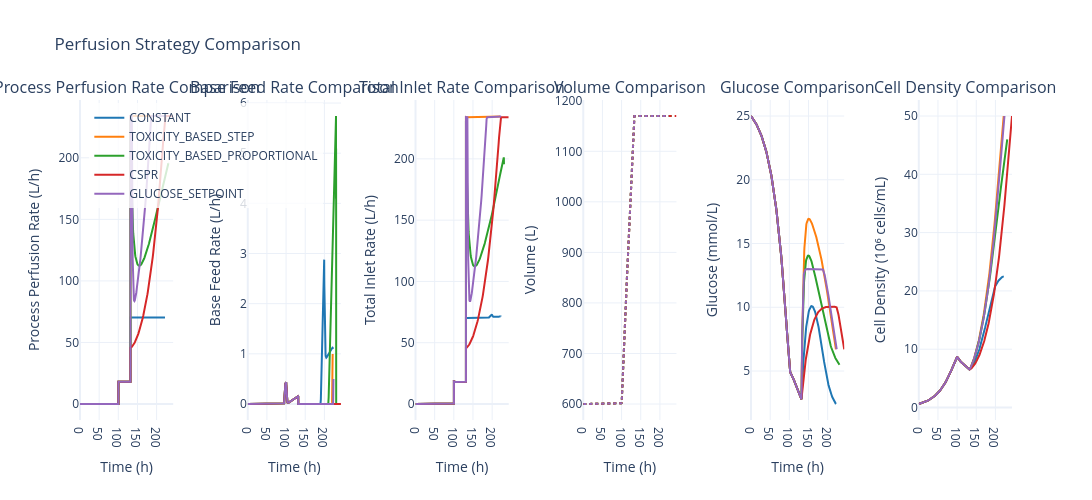

Here is the notebook cell this chart was saved with:
### Markdown cell above
## 8. Feed rates and glucose concentration visualizations

### Code cell
# Comparison plot: perfusion profiles and glucose concentration across all perfusion strategies
import copy
import plotly.graph_objects as go
from plotly.subplots import make_subplots
from animakinetica.analysis.batch_visualization import (
    plot_batch_volume_feed,
    plot_batch_biomass_metabolites,
)

# Use same simulation setup for fair comparison
perfusion_strategies_compare = [
    PerfusionStrategy.CONSTANT,
    PerfusionStrategy.TOXICITY_BASED_STEP,
    PerfusionStrategy.TOXICITY_BASED_PROPORTIONAL,
    PerfusionStrategy.CSPR,
    PerfusionStrategy.GLUCOSE_SETPOINT,
]

color_map = {
    PerfusionStrategy.CONSTANT: "#1f77b4",
    PerfusionStrategy.TOXICITY_BASED_STEP: "#ff7f0e",
    PerfusionStrategy.TOXICITY_BASED_PROPORTIONAL: "#2ca02c",
    PerfusionStrategy.CSPR: "#d62728",
    PerfusionStrategy.GLUCOSE_SETPOINT: "#9467bd",
}

fig_compare = make_subplots(
    rows=1, cols=6,
    subplot_titles=(
        "Process Perfusion Rate Comparison",
        "Base Feed Rate Comparison",
        "Total Inlet Rate Comparison",
        "Volume Comparison",
        "Glucose Comparison",
        "Cell Density Comparison"
    ),
    horizontal_spacing=0.08
)

params_compare = SimulationParameters.load_parameters(["Cell_GFI", "anab_GFI", "cata_GFI", "fed_batch", "perfusion"])

for ps in perfusion_strategies_compare:
    params_test = copy.deepcopy(params_compare)
    params_test.update("excess_kinetics_batch")

    sim_test = CellCultureSimulation(
        parameters=params_test,
        kinetics=Kinetics.EXCESS,
        feed_strategy=FeedStrategy.CONSTANT,
        operating_mode=OperatingMode.CONCENTRATED_FEDBATCH,
        perfusion_strategy=ps,
        gas_controller=GasController.CASCADE_N_FG_XO2,
        performance_mode=False,
        solver_method="BDF",
    )

    res = sim_test.run_simulation(number_of_batches=1)

    # Reuse existing plotting utilities and extract traces from their outputs
    fig_volume = plot_batch_volume_feed(res, batch_number=1, layout_kwargs={"showlegend": False})
    fig_biomass = plot_batch_biomass_metabolites(res, batch_number=1, layout_kwargs={"showlegend": False})

    process_rate_trace = next(tr for tr in fig_volume.data if tr.name == "Process Feed Rate")
    base_rate_trace = next(tr for tr in fig_volume.data if tr.name == "Base Feed Rate")
    total_rate_trace = next(tr for tr in fig_volume.data if tr.name == "Total Inlet Rate")
    volume_trace = next(tr for tr in fig_volume.data if tr.name == "Volume")
    glucose_trace = next(tr for tr in fig_biomass.data if tr.name == "Glucose")
    biomass_trace = next(tr for tr in fig_biomass.data if tr.name == "Cell Density")

    label = ps.name
    color = color_map.get(ps, None)

    fig_compare.add_trace(
        go.Scatter(
            x=process_rate_trace.x,
            y=process_rate_trace.y,
            mode="lines",
            name=label,
            line=dict(width=2, color=color),
            showlegend=True,
            hovertemplate="Strategy: " + label + "<br>Time: %{x:.1f} h<br>F_process: %{y:.4f} L/h<extra></extra>",
        ),
        row=1, col=1,
    )

    fig_compare.add_trace(
        go.Scatter(
            x=base_rate_trace.x,
            y=base_rate_trace.y,
            mode="lines",
            name=label,
            line=dict(width=2, color=color),
            showlegend=False,
            hovertemplate="Strategy: " + label + "<br>Time: %{x:.1f} h<br>F_base: %{y:.4f} L/h<extra></extra>",
        ),
        row=1, col=2,
    )

    fig_compare.add_trace(
        go.Scatter(
            x=total_rate_trace.x,
            y=total_rate_trace.y,
            mode="lines",
            name=label,
            line=dict(width=2, color=color),
            showlegend=False,
            hovertemplate="Strategy: " + label + "<br>Time: %{x:.1f} h<br>F_total: %{y:.4f} L/h<extra></extra>",
        ),
        row=1, col=3,
    )

    fig_compare.add_trace(
        go.Scatter(
            x=volume_trace.x,
            y=volume_trace.y,
            mode="lines",
            name=label,
            line=dict(width=2, color=color, dash="dot"),
            showlegend=False,
            hovertemplate="Strategy: " + label + "<br>Time: %{x:.1f} h<br>V: %{y:.2f} L<extra></extra>",
        ),
        row=1, col=4,
    )

    fig_compare.add_trace(
        go.Scatter(
            x=glucose_trace.x,
            y=glucose_trace.y,
            mode="lines",
            name=label,
            line=dict(width=2, color=color),
            showlegend=False,
            hovertemplate="Strategy: " + label + "<br>Time: %{x:.1f} h<br>Glucose: %{y:.2f} mmol/L<extra></extra>",
        ),
        row=1, col=5,
    )

    fig_compare.add_trace(
        go.Scatter(
            x=biomass_trace.x,
            y=biomass_trace.y,
            mode="lines",
            name=label,
            line=dict(width=2, color=color),
            showlegend=False,
            hovertemplate="Strategy: " + label + "<br>Time: %{x:.1f} h<br>Cell Density: %{y:.2f} 10⁶ cells/mL<extra></extra>",
        ),
        row=1, col=6,
    )

for col in range(1, 6):
    fig_compare.update_xaxes(title_text="Time (h)", row=1, col=col)

fig_compare.update_yaxes(title_text="Process Perfusion Rate (L/h)", row=1, col=1)
fig_compare.update_yaxes(title_text="Base Feed Rate (L/h)", row=1, col=2)
fig_compare.update_yaxes(title_text="Total Inlet Rate (L/h)", row=1, col=3)
fig_compare.update_yaxes(title_text="Volume (L)", row=1, col=4)
fig_compare.update_yaxes(title_text="Glucose (mmol/L)", row=1, col=5)
fig_compare.update_yaxes(title_text="Cell Density (10⁶ cells/mL)", row=1, col=6)

fig_compare.update_layout(
    title_text="Perfusion Strategy Comparison",
    template="plotly_white",
    height=500,
    width=3200,
    legend=dict(x=0.01, y=0.99, bgcolor="rgba(255,255,255,0.8)"),
)

fig_compare.show()

### Figure 1 — Plotly figure (JSON) as saved in the notebook; plotly's stock layout.template omitted (floating-point values rounded to 4 significant figures; data arrays with more than 128 entries replaced by an {"elided": "..."} marker saying what was removed)
{"data": [{"hovertemplate": "Strategy: CONSTANT<br>Time: %{x:.1f} h<br>F_process: %{y:.4f} L/h<extra></extra>", "line": {"color": "#1f77b4", "width": 2}, "mode": "lines", "name": "CONSTANT", "showlegend": true, "type": "scatter", "x": {"elided": "457 float values"}, "xaxis": "x", "y": {"elided": "457 float values"}, "yaxis": "y"}, {"hovertemplate": "Strategy: CONSTANT<br>Time: %{x:.1f} h<br>F_base: %{y:.4f} L/h<extra></extra>", "line": {"color": "#1f77b4", "width": 2}, "mode": "lines", "name": "CONSTANT", "showlegend": false, "type": "scatter", "x": {"elided": "457 float values"}, "xaxis": "x2", "y": {"elided": "457 float values"}, "yaxis": "y2"}, {"hovertemplate": "Strategy: CONSTANT<br>Time: %{x:.1f} h<br>F_total: %{y:.4f} L/h<extra></extra>", "line": {"color": "#1f77b4", "width": 2}, "mode": "lines", "name": "CONSTANT", "showlegend": false, "type": "scatter", "x": {"elided": "457 float values"}, "xaxis": "x3", "y": {"elided": "457 float values"}, "yaxis": "y3"}, {"hovertemplate": "Strategy: CONSTANT<br>Time: %{x:.1f} h<br>V: %{y:.2f} L<extra></extra>", "line": {"color": "#1f77b4", "dash": "dot", "width": 2}, "mode": "lines", "name": "CONSTANT", "showlegend": false, "type": "scatter", "x": {"elided": "457 float values"}, "xaxis": "x4", "y": {"elided": "457 float values"}, "yaxis": "y4"}, {"hovertemplate": "Strategy: CONSTANT<br>Time: %{x:.1f} h<br>Glucose: %{y:.2f} mmol/L<extra></extra>", "line": {"color": "#1f77b4", "width": 2}, "mode": "lines", "name": "CONSTANT", "showlegend": false, "type": "scatter", "x": {"elided": "457 float values"}, "xaxis": "x5", "y": {"elided": "457 float values"}, "yaxis": "y5"}, {"hovertemplate": "Strategy: CONSTANT<br>Time: %{x:.1f} h<br>Cell Density: %{y:.2f} 10⁶ cells/mL<extra></extra>", "line": {"color": "#1f77b4", "width": 2}, "mode": "lines", "name": "CONSTANT", "showlegend": false, "type": "scatter", "x": {"elided": "457 float values"}, "xaxis": "x6", "y": {"elided": "457 float values"}, "yaxis": "y6"}, {"hovertemplate": "Strategy: TOXICITY_BASED_STEP<br>Time: %{x:.1f} h<br>F_process: %{y:.4f} L/h<extra></extra>", "line": {"color": "#ff7f0e", "width": 2}, "mode": "lines", "name": "TOXICITY_BASED_STEP", "showlegend": true, "type": "scatter", "x": {"elided": "389 float values"}, "xaxis": "x", "y": {"elided": "389 float values"}, "yaxis": "y"}, {"hovertemplate": "Strategy: TOXICITY_BASED_STEP<br>Time: %{x:.1f} h<br>F_base: %{y:.4f} L/h<extra></extra>", "line": {"color": "#ff7f0e", "width": 2}, "mode": "lines", "name": "TOXICITY_BASED_STEP", "showlegend": false, "type": "scatter", "x": {"elided": "389 float values"}, "xaxis": "x2", "y": {"elided": "389 float values"}, "yaxis": "y2"}, {"hovertemplate": "Strategy: TOXICITY_BASED_STEP<br>Time: %{x:.1f} h<br>F_total: %{y:.4f} L/h<extra></extra>", "line": {"color": "#ff7f0e", "width": 2}, "mode": "lines", "name": "TOXICITY_BASED_STEP", "showlegend": false, "type": "scatter", "x": {"elided": "389 float values"}, "xaxis": "x3", "y": {"elided": "389 float values"}, "yaxis": "y3"}, {"hovertemplate": "Strategy: TOXICITY_BASED_STEP<br>Time: %{x:.1f} h<br>V: %{y:.2f} L<extra></extra>", "line": {"color": "#ff7f0e", "dash": "dot", "width": 2}, "mode": "lines", "name": "TOXICITY_BASED_STEP", "showlegend": false, "type": "scatter", "x": {"elided": "389 float values"}, "xaxis": "x4", "y": {"elided": "389 float values"}, "yaxis": "y4"}, {"hovertemplate": "Strategy: TOXICITY_BASED_STEP<br>Time: %{x:.1f} h<br>Glucose: %{y:.2f} mmol/L<extra></extra>", "line": {"color": "#ff7f0e", "width": 2}, "mode": "lines", "name": "TOXICITY_BASED_STEP", "showlegend": false, "type": "scatter", "x": {"elided": "389 float values"}, "xaxis": "x5", "y": {"elided": "389 float values"}, "yaxis": "y5"}, {"hovertemplate": "Strategy: TOXICITY_BASED_STEP<br>Time: %{x:.1f} h<br>Cell Density: %{y:.2f} 10⁶ cells/mL<extra></extra>", "line": {"color": "#ff7f0e", "width": 2}, "mode": "lines", "name": "TOXICITY_BASED_STEP", "showlegend": false, "type": "scatter", "x": {"elided": "389 float values"}, "xaxis": "x6", "y": {"elided": "389 float values"}, "yaxis": "y6"}, {"hovertemplate": "Strategy: TOXICITY_BASED_PROPORTIONAL<br>Time: %{x:.1f} h<br>F_process: %{y:.4f} L/h<extra></extra>", "line": {"color": "#2ca02c", "width": 2}, "mode": "lines", "name": "TOXICITY_BASED_PROPORTIONAL", "showlegend": true, "type": "scatter", "x": {"elided": "439 float values"}, "xaxis": "x", "y": {"elided": "439 float values"}, "yaxis": "y"}, {"hovertemplate": "Strategy: TOXICITY_BASED_PROPORTIONAL<br>Time: %{x:.1f} h<br>F_base: %{y:.4f} L/h<extra></extra>", "line": {"color": "#2ca02c", "width": 2}, "mode": "lines", "name": "TOXICITY_BASED_PROPORTIONAL", "showlegend": false, "type": "scatter", "x": {"elided": "439 float values"}, "xaxis": "x2", "y": {"elided": "439 float values"}, "yaxis": "y2"}, {"hovertemplate": "Strategy: TOXICITY_BASED_PROPORTIONAL<br>Time: %{x:.1f} h<br>F_total: %{y:.4f} L/h<extra></extra>", "line": {"color": "#2ca02c", "width": 2}, "mode": "lines", "name": "TOXICITY_BASED_PROPORTIONAL", "showlegend": false, "type": "scatter", "x": {"elided": "439 float values"}, "xaxis": "x3", "y": {"elided": "439 float values"}, "yaxis": "y3"}, {"hovertemplate": "Strategy: TOXICITY_BASED_PROPORTIONAL<br>Time: %{x:.1f} h<br>V: %{y:.2f} L<extra></extra>", "line": {"color": "#2ca02c", "dash": "dot", "width": 2}, "mode": "lines", "name": "TOXICITY_BASED_PROPORTIONAL", "showlegend": false, "type": "scatter", "x": {"elided": "439 float values"}, "xaxis": "x4", "y": {"elided": "439 float values"}, "yaxis": "y4"}, {"hovertemplate": "Strategy: TOXICITY_BASED_PROPORTIONAL<br>Time: %{x:.1f} h<br>Glucose: %{y:.2f} mmol/L<extra></extra>", "line": {"color": "#2ca02c", "width": 2}, "mode": "lines", "name": "TOXICITY_BASED_PROPORTIONAL", "showlegend": false, "type": "scatter", "x": {"elided": "439 float values"}, "xaxis": "x5", "y": {"elided": "439 float values"}, "yaxis": "y5"}, {"hovertemplate": "Strategy: TOXICITY_BASED_PROPORTIONAL<br>Time: %{x:.1f} h<br>Cell Density: %{y:.2f} 10⁶ cells/mL<extra></extra>", "line": {"color": "#2ca02c", "width": 2}, "mode": "lines", "name": "TOXICITY_BASED_PROPORTIONAL", "showlegend": false, "type": "scatter", "x": {"elided": "439 float values"}, "xaxis": "x6", "y": {"elided": "439 float values"}, "yaxis": "y6"}, {"hovertemplate": "Strategy: CSPR<br>Time: %{x:.1f} h<br>F_process: %{y:.4f} L/h<extra></extra>", "line": {"color": "#d62728", "width": 2}, "mode": "lines", "name": "CSPR", "showlegend": true, "type": "scatter", "x": {"elided": "412 float values"}, "xaxis": "x", "y": {"elided": "412 float values"}, "yaxis": "y"}, {"hovertemplate": "Strategy: CSPR<br>Time: %{x:.1f} h<br>F_base: %{y:.4f} L/h<extra></extra>", "line": {"color": "#d62728", "width": 2}, "mode": "lines", "name": "CSPR", "showlegend": false, "type": "scatter", "x": {"elided": "412 float values"}, "xaxis": "x2", "y": {"elided": "412 float values"}, "yaxis": "y2"}, {"hovertemplate": "Strategy: CSPR<br>Time: %{x:.1f} h<br>F_total: %{y:.4f} L/h<extra></extra>", "line": {"color": "#d62728", "width": 2}, "mode": "lines", "name": "CSPR", "showlegend": false, "type": "scatter", "x": {"elided": "412 float values"}, "xaxis": "x3", "y": {"elided": "412 float values"}, "yaxis": "y3"}, {"hovertemplate": "Strategy: CSPR<br>Time: %{x:.1f} h<br>V: %{y:.2f} L<extra></extra>", "line": {"color": "#d62728", "dash": "dot", "width": 2}, "mode": "lines", "name": "CSPR", "showlegend": false, "type": "scatter", "x": {"elided": "412 float values"}, "xaxis": "x4", "y": {"elided": "412 float values"}, "yaxis": "y4"}, {"hovertemplate": "Strategy: CSPR<br>Time: %{x:.1f} h<br>Glucose: %{y:.2f} mmol/L<extra></extra>", "line": {"color": "#d62728", "width": 2}, "mode": "lines", "name": "CSPR", "showlegend": false, "type": "scatter", "x": {"elided": "412 float values"}, "xaxis": "x5", "y": {"elided": "412 float values"}, "yaxis": "y5"}, {"hovertemplate": "Strategy: CSPR<br>Time: %{x:.1f} h<br>Cell Density: %{y:.2f} 10⁶ cells/mL<extra></extra>", "line": {"color": "#d62728", "width": 2}, "mode": "lines", "name": "CSPR", "showlegend": false, "type": "scatter", "x": {"elided": "412 float values"}, "xaxis": "x6", "y": {"elided": "412 float values"}, "yaxis": "y6"}, {"hovertemplate": "Strategy: GLUCOSE_SETPOINT<br>Time: %{x:.1f} h<br>F_process: %{y:.4f} L/h<extra></extra>", "line": {"color": "#9467bd", "width": 2}, "mode": "lines", "name": "GLUCOSE_SETPOINT", "showlegend": true, "type": "scatter", "x": {"elided": "482 float values"}, "xaxis": "x", "y": {"elided": "482 float values"}, "yaxis": "y"}, {"hovertemplate": "Strategy: GLUCOSE_SETPOINT<br>Time: %{x:.1f} h<br>F_base: %{y:.4f} L/h<extra></extra>", "line": {"color": "#9467bd", "width": 2}, "mode": "lines", "name": "GLUCOSE_SETPOINT", "showlegend": false, "type": "scatter", "x": {"elided": "482 float values"}, "xaxis": "x2", "y": {"elided": "482 float values"}, "yaxis": "y2"}, {"hovertemplate": "Strategy: GLUCOSE_SETPOINT<br>Time: %{x:.1f} h<br>F_total: %{y:.4f} L/h<extra></extra>", "line": {"color": "#9467bd", "width": 2}, "mode": "lines", "name": "GLUCOSE_SETPOINT", "showlegend": false, "type": "scatter", "x": {"elided": "482 float values"}, "xaxis": "x3", "y": {"elided": "482 float values"}, "yaxis": "y3"}, {"hovertemplate": "Strategy: GLUCOSE_SETPOINT<br>Time: %{x:.1f} h<br>V: %{y:.2f} L<extra></extra>", "line": {"color": "#9467bd", "dash": "dot", "width": 2}, "mode": "lines", "name": "GLUCOSE_SETPOINT", "showlegend": false, "type": "scatter", "x": {"elided": "482 float values"}, "xaxis": "x4", "y": {"elided": "482 float values"}, "yaxis": "y4"}, {"hovertemplate": "Strategy: GLUCOSE_SETPOINT<br>Time: %{x:.1f} h<br>Glucose: %{y:.2f} mmol/L<extra></extra>", "line": {"color": "#9467bd", "width": 2}, "mode": "lines", "name": "GLUCOSE_SETPOINT", "showlegend": false, "type": "scatter", "x": {"elided": "482 float values"}, "xaxis": "x5", "y": {"elided": "482 float values"}, "yaxis": "y5"}, {"hovertemplate": "Strategy: GLUCOSE_SETPOINT<br>Time: %{x:.1f} h<br>Cell Density: %{y:.2f} 10⁶ cells/mL<extra></extra>", "line": {"color": "#9467bd", "width": 2}, "mode": "lines", "name": "GLUCOSE_SETPOINT", "showlegend": false, "type": "scatter", "x": {"elided": "482 float values"}, "xaxis": "x6", "y": {"elided": "482 float values"}, "yaxis": "y6"}], "layout": {"annotations": [{"font": {"size": 16}, "showarrow": false, "text": "Process Perfusion Rate Comparison", "x": 0.05, "xanchor": "center", "xref": "paper", "y": 1, "yanchor": "bottom", "yref": "paper"}, {"font": {"size": 16}, "showarrow": false, "text": "Base Feed Rate Comparison", "x": 0.23, "xanchor": "center", "xref": "paper", "y": 1, "yanchor": "bottom", "yref": "paper"}, {"font": {"size": 16}, "showarrow": false, "text": "Total Inlet Rate Comparison", "x": 0.41, "xanchor": "center", "xref": "paper", "y": 1, "yanchor": "bottom", "yref": "paper"}, {"font": {"size": 16}, "showarrow": false, "text": "Volume Comparison", "x": 0.59, "xanchor": "center", "xref": "paper", "y": 1, "yanchor": "bottom", "yref": "paper"}, {"font": {"size": 16}, "showarrow": false, "text": "Glucose Comparison", "x": 0.77, "xanchor": "center", "xref": "paper", "y": 1, "yanchor": "bottom", "yref": "paper"}, {"font": {"size": 16}, "showarrow": false, "text": "Cell Density Comparison", "x": 0.95, "xanchor": "center", "xref": "paper", "y": 1, "yanchor": "bottom", "yref": "paper"}], "height": 500, "legend": {"bgcolor": "rgba(255,255,255,0.8)", "x": 0.01, "y": 0.99}, "title": {"text": "Perfusion Strategy Comparison"}, "width": 3200, "xaxis": {"anchor": "y", "domain": [0, 0.1], "title": {"text": "Time (h)"}}, "xaxis2": {"anchor": "y2", "domain": [0.18, 0.28], "title": {"text": "Time (h)"}}, "xaxis3": {"anchor": "y3", "domain": [0.36, 0.46], "title": {"text": "Time (h)"}}, "xaxis4": {"anchor": "y4", "domain": [0.54, 0.64], "title": {"text": "Time (h)"}}, "xaxis5": {"anchor": "y5", "domain": [0.72, 0.82], "title": {"text": "Time (h)"}}, "xaxis6": {"anchor": "y6", "domain": [0.9, 1.0]}, "yaxis": {"anchor": "x", "domain": [0, 1], "title": {"text": "Process Perfusion Rate (L/h)"}}, "yaxis2": {"anchor": "x2", "domain": [0, 1], "title": {"text": "Base Feed Rate (L/h)"}}, "yaxis3": {"anchor": "x3", "domain": [0, 1], "title": {"text": "Total Inlet Rate (L/h)"}}, "yaxis4": {"anchor": "x4", "domain": [0, 1], "title": {"text": "Volume (L)"}}, "yaxis5": {"anchor": "x5", "domain": [0, 1], "title": {"text": "Glucose (mmol/L)"}}, "yaxis6": {"anchor": "x6", "domain": [0, 1], "title": {"text": "Cell Density (10⁶ cells/mL)"}}}}
